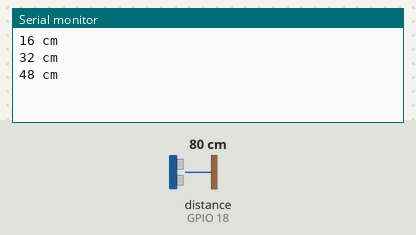
The sketch below on a simulated ESP32. Parts: the last lines printed to the serial monitor. Wiring (inferred from the names in the program): ultrasonic range finder: trigger GPIO 5; echo GPIO 18. The test bench sets the inputs (shaded band); at power-on: distance to the obstacle (sensor on GPIO 18) 80 cm. The echo pulse lasts 58.3 µs per cm.

Above: at 1.3 s.
1.4 s: distance to the obstacle (sensor on GPIO 18) set to 2 cm
At 1.9 s:
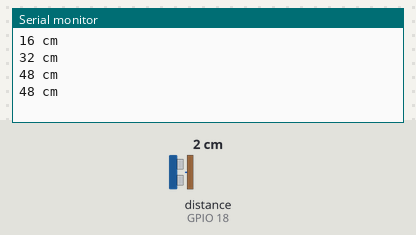
2.9 s: distance to the obstacle (sensor on GPIO 18) set to 4 cm
At 3.4 s:
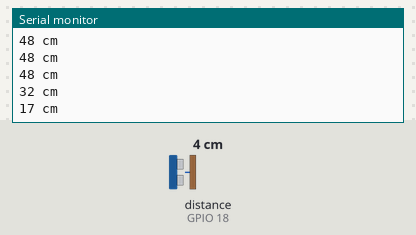
Timing chart, 0 to 5.9 s (numbered marks = the images above; inputs shaded):
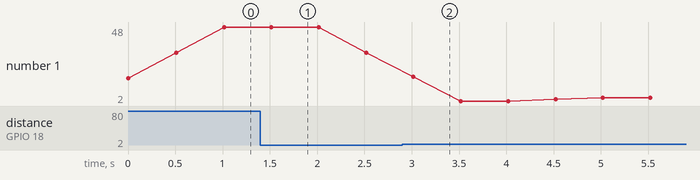

Measured:
- after the input at 2.9 s, the serial monitor: prints a new line after 0.12 s (image 2)
- plotted number 1: 32 → 4 after the input at 2.9 s

The sketch:

moving_average_distance.ino
```cpp
//https://bitbucket.org/teckel12/arduino-new-ping/wiki/Home

int trigPin = 5;   // Trigger
int echoPin = 18;  // Echo
long duration, cm;
#define WINDOW_SIZE 5

int INDEX = 0;
int VALUE = 0;
int SUM = 0;
int READINGS[WINDOW_SIZE];
int AVERAGED = 0;
void setup()

{
  //Serial Port begin
  Serial.begin(115200);
  //Define inputs and outputs
  pinMode(trigPin, OUTPUT);
  pinMode(echoPin, INPUT);
}

void loop()

{
  // The sensor is triggered by a HIGH pulse of 10 or more microseconds.
  // Give a short LOW pulse beforehand to ensure a clean HIGH pulse:
  digitalWrite(trigPin, LOW);
  delayMicroseconds(5);
  digitalWrite(trigPin, HIGH);
  delayMicroseconds(10);
  digitalWrite(trigPin, LOW);

  // Read the signal from the sensor: a HIGH pulse whose
  // duration is the time (in microseconds) from the sending
  // of the ping to the reception of its echo off of an object.
  pinMode(echoPin, INPUT);
  duration = pulseIn(echoPin, HIGH);

  // Convert the time into a distance

  cm = (duration / 2) / 29.1;  // Divide by 29.1 or multiply by 0.0343
  if (cm < 400) {

    SUM = SUM - READINGS[INDEX];        // Remove the oldest entry from the sum
    VALUE = cm;                         // Read the next sensor value
    READINGS[INDEX] = VALUE;            // Add the newest reading to the window
    SUM = SUM + VALUE;                  // Add the newest reading to the sum
    INDEX = (INDEX + 1) % WINDOW_SIZE;  // Increment the index, and wrap to 0 if it exceeds the window size

    AVERAGED = SUM / WINDOW_SIZE;  // Divide the sum of the window by the window size for the result
  }
  Serial.print(AVERAGED);
  Serial.println(" cm");
  delay(500);
}
```
